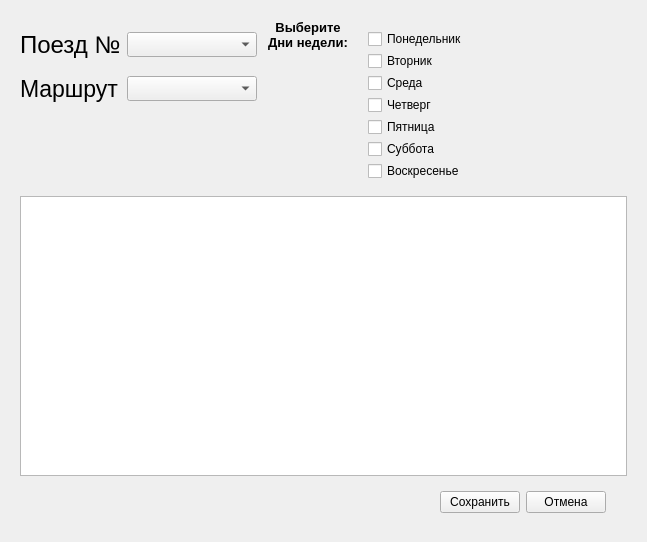
<?xml version="1.0" encoding="UTF-8"?>
<ui version="4.0">
 <class>Form</class>
 <widget class="QWidget" name="Form">
  <property name="geometry">
   <rect>
    <x>0</x>
    <y>0</y>
    <width>647</width>
    <height>542</height>
   </rect>
  </property>
  <property name="windowTitle">
   <string>Form</string>
  </property>
  <layout class="QVBoxLayout" name="verticalLayout_2">
   <item>
    <widget class="QWidget" name="widget" native="true">
     <layout class="QVBoxLayout" name="verticalLayout">
      <item>
       <layout class="QHBoxLayout" name="horizontalLayout">
        <item>
         <layout class="QGridLayout" name="gridLayout_2">
          <item row="0" column="0">
           <layout class="QHBoxLayout" name="horizontalLayout_7">
            <item>
             <widget class="QLabel" name="label_2">
              <property name="sizePolicy">
               <sizepolicy hsizetype="Preferred" vsizetype="Maximum">
                <horstretch>0</horstretch>
                <verstretch>0</verstretch>
               </sizepolicy>
              </property>
              <property name="font">
               <font>
                <pointsize>18</pointsize>
               </font>
              </property>
              <property name="text">
               <string>Поезд №</string>
              </property>
              <property name="alignment">
               <set>Qt::AlignLeading|Qt::AlignLeft|Qt::AlignTop</set>
              </property>
             </widget>
            </item>
            <item>
             <widget class="QComboBox" name="trains_comboBox">
              <property name="sizePolicy">
               <sizepolicy hsizetype="Preferred" vsizetype="Maximum">
                <horstretch>0</horstretch>
                <verstretch>0</verstretch>
               </sizepolicy>
              </property>
              <property name="minimumSize">
               <size>
                <width>130</width>
                <height>25</height>
               </size>
              </property>
             </widget>
            </item>
           </layout>
          </item>
          <item row="1" column="0">
           <layout class="QHBoxLayout" name="horizontalLayout_8">
            <item>
             <widget class="QLabel" name="label_3">
              <property name="sizePolicy">
               <sizepolicy hsizetype="Preferred" vsizetype="Maximum">
                <horstretch>0</horstretch>
                <verstretch>0</verstretch>
               </sizepolicy>
              </property>
              <property name="font">
               <font>
                <pointsize>17</pointsize>
               </font>
              </property>
              <property name="text">
               <string>Маршрут</string>
              </property>
              <property name="alignment">
               <set>Qt::AlignLeading|Qt::AlignLeft|Qt::AlignTop</set>
              </property>
             </widget>
            </item>
            <item>
             <widget class="QComboBox" name="routes_comboBox">
              <property name="sizePolicy">
               <sizepolicy hsizetype="Preferred" vsizetype="Maximum">
                <horstretch>0</horstretch>
                <verstretch>0</verstretch>
               </sizepolicy>
              </property>
              <property name="minimumSize">
               <size>
                <width>130</width>
                <height>25</height>
               </size>
              </property>
             </widget>
            </item>
           </layout>
          </item>
          <item row="2" column="0">
           <spacer name="verticalSpacer">
            <property name="orientation">
             <enum>Qt::Vertical</enum>
            </property>
            <property name="sizeType">
             <enum>QSizePolicy::Fixed</enum>
            </property>
            <property name="sizeHint" stdset="0">
             <size>
              <width>20</width>
              <height>76</height>
             </size>
            </property>
           </spacer>
          </item>
         </layout>
        </item>
        <item>
         <layout class="QHBoxLayout" name="horizontalLayout_5">
          <item>
           <widget class="QLabel" name="label_10">
            <property name="sizePolicy">
             <sizepolicy hsizetype="Fixed" vsizetype="Preferred">
              <horstretch>0</horstretch>
              <verstretch>0</verstretch>
             </sizepolicy>
            </property>
            <property name="minimumSize">
             <size>
              <width>90</width>
              <height>0</height>
             </size>
            </property>
            <property name="font">
             <font>
              <pointsize>10</pointsize>
              <weight>75</weight>
              <bold>true</bold>
             </font>
            </property>
            <property name="text">
             <string>Выберите
Дни недели:</string>
            </property>
            <property name="alignment">
             <set>Qt::AlignHCenter|Qt::AlignTop</set>
            </property>
           </widget>
          </item>
          <item>
           <widget class="QWidget" name="checkboxes_widget" native="true">
            <layout class="QVBoxLayout" name="verticalLayout_4">
             <property name="spacing">
              <number>2</number>
             </property>
             <item>
              <widget class="QCheckBox" name="monday_checkBox">
               <property name="text">
                <string>Понедельник</string>
               </property>
              </widget>
             </item>
             <item>
              <widget class="QCheckBox" name="tuesday_checkBox">
               <property name="text">
                <string>Вторник</string>
               </property>
              </widget>
             </item>
             <item>
              <widget class="QCheckBox" name="wednesday_checkBox">
               <property name="text">
                <string>Среда</string>
               </property>
              </widget>
             </item>
             <item>
              <widget class="QCheckBox" name="thirsday_checkBox">
               <property name="text">
                <string>Четверг</string>
               </property>
              </widget>
             </item>
             <item>
              <widget class="QCheckBox" name="friday_checkBox">
               <property name="text">
                <string>Пятница</string>
               </property>
              </widget>
             </item>
             <item>
              <widget class="QCheckBox" name="saturday_checkBox">
               <property name="text">
                <string>Суббота</string>
               </property>
              </widget>
             </item>
             <item>
              <widget class="QCheckBox" name="sunday_checkBox">
               <property name="text">
                <string>Воскресенье</string>
               </property>
              </widget>
             </item>
            </layout>
           </widget>
          </item>
         </layout>
        </item>
        <item>
         <spacer name="horizontalSpacer">
          <property name="orientation">
           <enum>Qt::Horizontal</enum>
          </property>
          <property name="sizeHint" stdset="0">
           <size>
            <width>40</width>
            <height>20</height>
           </size>
          </property>
         </spacer>
        </item>
       </layout>
      </item>
      <item>
       <widget class="QTableWidget" name="passage_stations_tbl">
        <property name="sizePolicy">
         <sizepolicy hsizetype="Expanding" vsizetype="MinimumExpanding">
          <horstretch>0</horstretch>
          <verstretch>0</verstretch>
         </sizepolicy>
        </property>
       </widget>
      </item>
      <item>
       <widget class="QWidget" name="widget_4" native="true">
        <property name="sizePolicy">
         <sizepolicy hsizetype="Preferred" vsizetype="Fixed">
          <horstretch>0</horstretch>
          <verstretch>0</verstretch>
         </sizepolicy>
        </property>
        <layout class="QHBoxLayout" name="horizontalLayout_10">
         <property name="rightMargin">
          <number>21</number>
         </property>
         <item>
          <spacer name="horizontalSpacer_3">
           <property name="orientation">
            <enum>Qt::Horizontal</enum>
           </property>
           <property name="sizeHint" stdset="0">
            <size>
             <width>342</width>
             <height>20</height>
            </size>
           </property>
          </spacer>
         </item>
         <item>
          <widget class="QPushButton" name="save_changes_btn">
           <property name="text">
            <string>Сохранить</string>
           </property>
          </widget>
         </item>
         <item>
          <widget class="QPushButton" name="cancel_changes_btn">
           <property name="text">
            <string>Отмена</string>
           </property>
          </widget>
         </item>
        </layout>
       </widget>
      </item>
     </layout>
    </widget>
   </item>
  </layout>
 </widget>
 <resources/>
 <connections/>
</ui>
